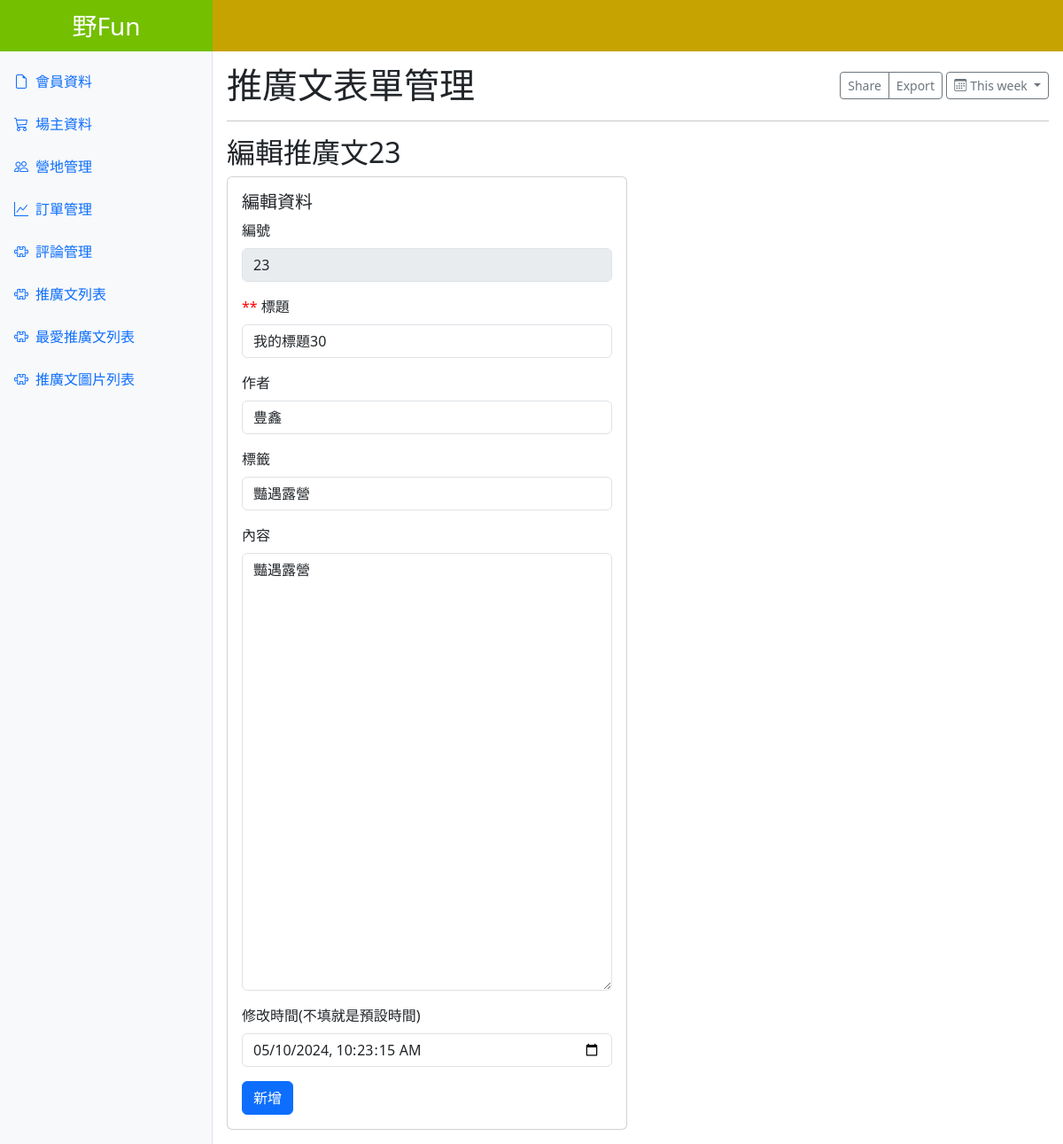
The page /edit-blog.php?id=23 on the database its author committed.
### tables this page shows
CREATE TABLE `blog` (
  `id` int NOT NULL,
  `title` varchar(255) NOT NULL,
  `author` varchar(255) NOT NULL,
  `blog_tag` varchar(255) NOT NULL,
  `content` text NOT NULL,
  `create_at` datetime NOT NULL DEFAULT CURRENT_TIMESTAMP
);

### edit-blog.php (the view, shortened to what this page needs)
<?php
require __DIR__ . '/config/pdo-connect.php';
$id = isset($_GET['id']) ? intval($_GET['id']) : 0;
$sql = "SELECT * FROM blog WHERE id=$id";
$row = $pdo->query($sql)->fetch();
?>
<?php include __DIR__. '/parts/html-head.php'?>
<?php include __DIR__. '/parts/navbar.php'?>
<main class="main-content p-3">
  <div class="d-flex justify-content-between align-items-center">
    <h1 class="m-0">推廣文表單管理</h1>
    <div>
      <div class="btn-group btn-group-sm" role="group" aria-label="Small button group">
        <button type="button" class="btn btn-outline-secondary">
          Share
        </button>
        <button type="button" class="btn btn-outline-secondary">
          Export
        </button>
      </div>
      <div class="btn-group">
        <button class="btn btn-outline-secondary btn-sm dropdown-toggle" type="button" data-bs-toggle="dropdown" aria-expanded="false">
          <i class="bi bi-calendar3 me-1"></i>This week
        </button>
      </div>
    </div>
  </div>
  <hr />
  <h2>編輯推廣文<?=$id?></h2>
  <div class="row">
  <div class="col-6">
      <div class="card" >
        <div class="card-body">
          <h5 class="card-title">編輯資料</h5>
          <form name="form1" onsubmit="sendData(event)" >
  <div class="mb-3">
    <label for="id" class="form-label"> 編號</label>
    <input type="text" class="form-control" id="id" name="" value="<?= $row['id'] ?>" disabled>
        </div>
  <div class="mb-3">
    <label for="title" class="form-label"><span class="required">**</span> 標題</label>
    <input type="text" class="form-control" id="title" name="title" value="<?= $row['title'] ?>">
        </div>
  <div class="mb-3">
    <label for="author" class="form-label">作者</label>
    <input type="text" class="form-control" id="author" name="author" value="<?= $row['author'] ?>">
        </div>
  <div class="mb-3">
    <label for="tag" class="form-label">標籤</label>
    <input type="text" class="form-control" id="tag" name="tag" value="<?= $row['blog_tag'] ?>">
        </div>
  <div class="mb-3">
    <label for="content" class="form-label">內容</label>
    <textarea class="form-control" id="content" name="content" rows="20" ><?= $row['content'] ?></textarea>
        </div>
        <div class="mb-3">
    <label for="datetime" class="form-label">修改時間(不填就是預設時間)</label>
    <input type="datetime-local" class="form-control" id="datetime" name="datetime" step="1" value="<?= $row['create_at'] ?>">
        </div>
        <button type="submit" class="btn btn-primary">新增</button>
</form>
      </div>
    </div>
  </div>
  </div>
</main>
<?php include __DIR__. '/parts/html-foot.php'?>

### parts/html-head.php (style rules this page uses)
:root { --aside-width: 240px; --page-top: 56px; }
.main-content { margin: var(--page-top) 0 0 var(--aside-width); }

### edit-blog.php (style rules this page uses)
.required { color: red; }

### rows shown on the page
blog: id "23", title "我的標題30", author "豊鑫", tag "豔遇露營", content "豔遇露營", datetime "05/10/2024 10:23:15"

### other values the page prints
$id "23"
